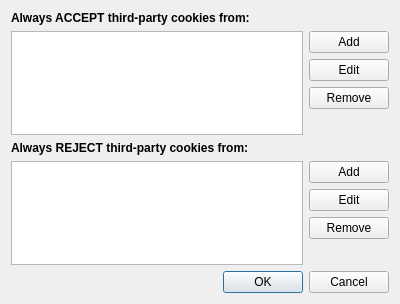
<?xml version="1.0" encoding="UTF-8"?>
<ui version="4.0">
 <class>Meerkat::CookiesExceptionsDialog</class>
 <widget class="QDialog" name="Meerkat::CookiesExceptionsDialog">
  <property name="geometry">
   <rect>
    <x>0</x>
    <y>0</y>
    <width>400</width>
    <height>304</height>
   </rect>
  </property>
  <property name="windowTitle">
   <string>Third-party Cookies Exceptions</string>
  </property>
  <layout class="QVBoxLayout" name="verticalLayout">
   <item>
    <widget class="QLabel" name="acceptedHostsLabel">
     <property name="font">
      <font>
       <weight>75</weight>
       <bold>true</bold>
      </font>
     </property>
     <property name="text">
      <string>Always ACCEPT third-party cookies from:</string>
     </property>
    </widget>
   </item>
   <item>
    <layout class="QHBoxLayout" name="acceptedHostsHorizontalLayout">
     <item>
      <widget class="Meerkat::ItemViewWidget" name="acceptedHostsItemView">
       <property name="headerHidden">
        <bool>true</bool>
       </property>
      </widget>
     </item>
     <item>
      <layout class="QVBoxLayout" name="acceptedHostsVerticalLayout" stretch="0,0,0,1">
       <item>
        <widget class="QPushButton" name="addAcceptedHostsButton">
         <property name="text">
          <string>Add</string>
         </property>
        </widget>
       </item>
       <item>
        <widget class="QPushButton" name="editAcceptedHostsButton">
         <property name="text">
          <string>Edit</string>
         </property>
        </widget>
       </item>
       <item>
        <widget class="QPushButton" name="removeAcceptedHostsButton">
         <property name="text">
          <string>Remove</string>
         </property>
        </widget>
       </item>
       <item>
        <spacer name="acceptedHostsSpacer">
         <property name="orientation">
          <enum>Qt::Vertical</enum>
         </property>
         <property name="sizeHint" stdset="0">
          <size>
           <width>20</width>
           <height>40</height>
          </size>
         </property>
        </spacer>
       </item>
      </layout>
     </item>
    </layout>
   </item>
   <item>
    <widget class="QLabel" name="rejectedLabel">
     <property name="font">
      <font>
       <weight>75</weight>
       <bold>true</bold>
      </font>
     </property>
     <property name="text">
      <string>Always REJECT third-party cookies from:</string>
     </property>
    </widget>
   </item>
   <item>
    <layout class="QHBoxLayout" name="rejectedHostsHorizontalLayout">
     <item>
      <widget class="Meerkat::ItemViewWidget" name="rejectedHostsItemView">
       <property name="headerHidden">
        <bool>true</bool>
       </property>
      </widget>
     </item>
     <item>
      <layout class="QVBoxLayout" name="rejectedHostsVerticalLayout" stretch="0,0,0,1">
       <item>
        <widget class="QPushButton" name="addRejectedHostsButton">
         <property name="text">
          <string>Add</string>
         </property>
        </widget>
       </item>
       <item>
        <widget class="QPushButton" name="editRejectedHostsButton">
         <property name="text">
          <string>Edit</string>
         </property>
        </widget>
       </item>
       <item>
        <widget class="QPushButton" name="removeRejectedHostsButton">
         <property name="text">
          <string>Remove</string>
         </property>
        </widget>
       </item>
       <item>
        <spacer name="rejectedHostsSpacer">
         <property name="orientation">
          <enum>Qt::Vertical</enum>
         </property>
         <property name="sizeHint" stdset="0">
          <size>
           <width>20</width>
           <height>40</height>
          </size>
         </property>
        </spacer>
       </item>
      </layout>
     </item>
    </layout>
   </item>
   <item>
    <widget class="QDialogButtonBox" name="buttonBox">
     <property name="orientation">
      <enum>Qt::Horizontal</enum>
     </property>
     <property name="standardButtons">
      <set>QDialogButtonBox::Cancel|QDialogButtonBox::Ok</set>
     </property>
    </widget>
   </item>
  </layout>
 </widget>
 <customwidgets>
  <customwidget>
   <class>Meerkat::ItemViewWidget</class>
   <extends>QTreeView</extends>
   <header>src/ui/ItemViewWidget.h</header>
  </customwidget>
 </customwidgets>
 <resources/>
 <connections>
  <connection>
   <sender>buttonBox</sender>
   <signal>accepted()</signal>
   <receiver>Meerkat::CookiesExceptionsDialog</receiver>
   <slot>accept()</slot>
   <hints>
    <hint type="sourcelabel">
     <x>248</x>
     <y>254</y>
    </hint>
    <hint type="destinationlabel">
     <x>157</x>
     <y>274</y>
    </hint>
   </hints>
  </connection>
  <connection>
   <sender>buttonBox</sender>
   <signal>rejected()</signal>
   <receiver>Meerkat::CookiesExceptionsDialog</receiver>
   <slot>reject()</slot>
   <hints>
    <hint type="sourcelabel">
     <x>316</x>
     <y>260</y>
    </hint>
    <hint type="destinationlabel">
     <x>286</x>
     <y>274</y>
    </hint>
   </hints>
  </connection>
 </connections>
</ui>
